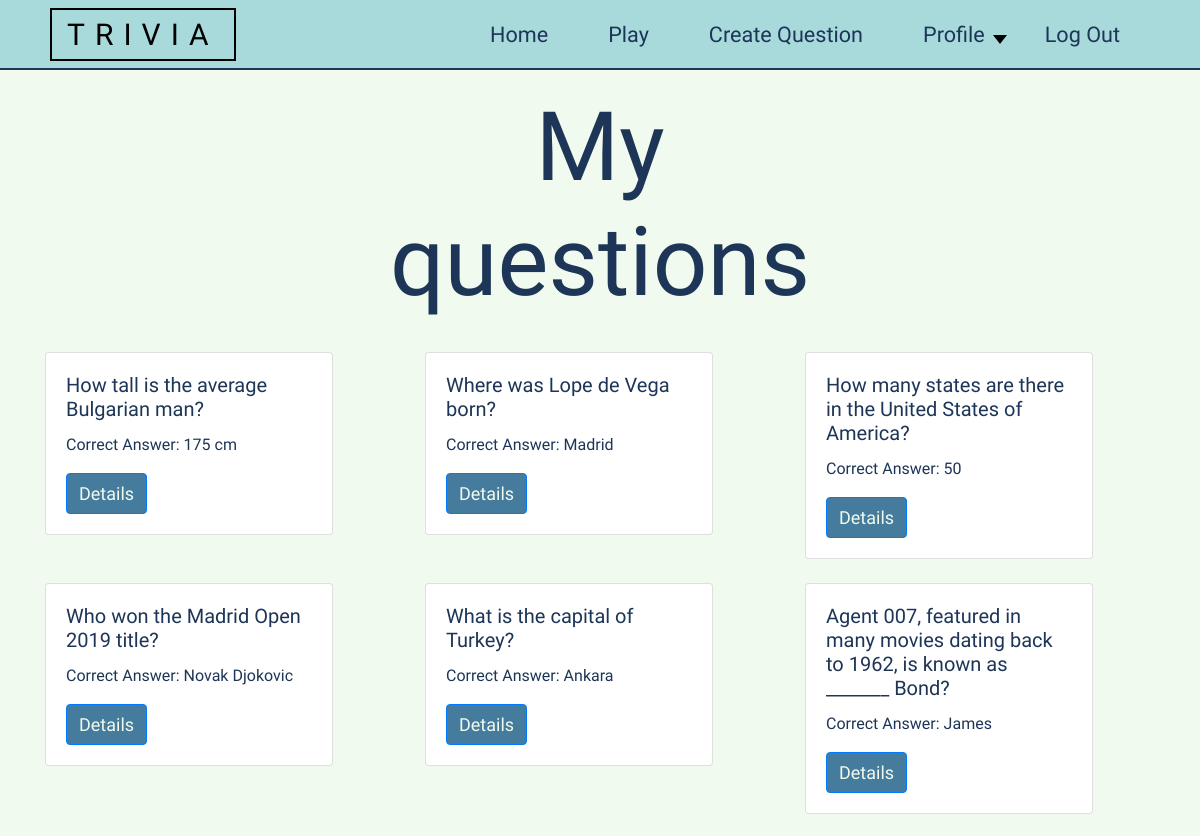
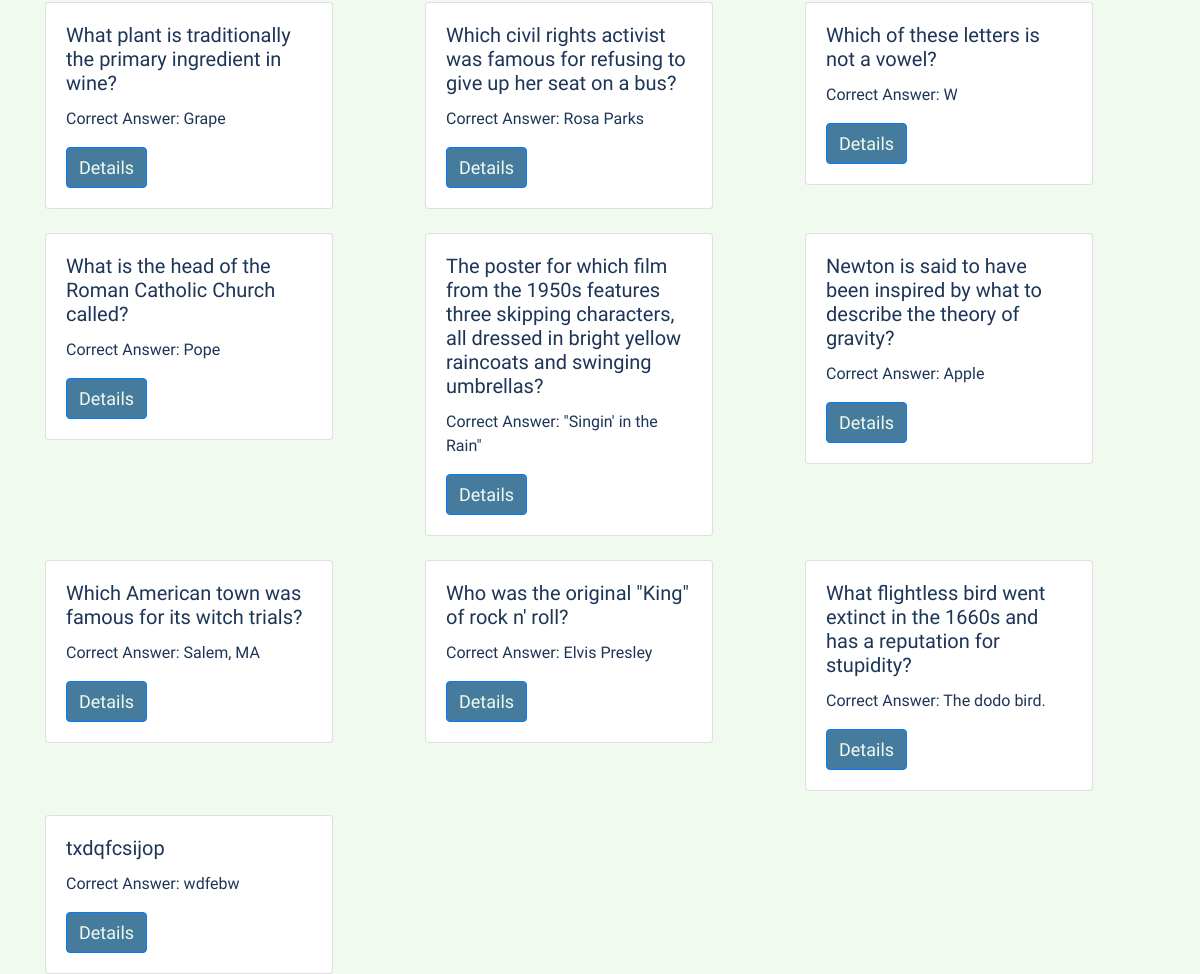
The page /questions/mine/ (signed in) on the database its author committed (2 pictures, top to bottom).
### questions/models.py (models this page shows, shortened)
class Questions(models.Model):
    author = models.ForeignKey(ProfileUser, on_delete=models.CASCADE)
    question = models.CharField(max_length=350)
    correct_answer = models.CharField(max_length=150)
    answer1 = models.CharField(max_length=150)
    answer2 = models.CharField(max_length=150)
    answer3 = models.CharField(max_length=150)
    level = models.ForeignKey(Level, on_delete=models.CASCADE, blank=False)
    checked = models.PositiveIntegerField(validators=[MinValueValidator(0), MaxValueValidator(1)], default=0)

### questions/views.py (the view, shortened to what this page needs)
# urls.py: path('mine/', views.UserQuestionsList.as_view(), name='my_questions'),
class UserQuestionsList(LoginRequiredMixin, generic.ListView):
    model = Questions
    template_name = 'questions_list.html'
    context_object_name = 'questions'
    def get_queryset(self):
        if self.request.user.is_superuser:  # if the user is admin show all questions
            try:
                questions = Questions.objects.all() # getting all questions
                return questions
            except:
                return []

### questions/templates/questions_list.html
{% extends 'index.html' %}
{% block 'body' %}
<div class="row" style="z-index: 0;">
    <h1 style="font-size: 8vw; width: 50%; margin-left: 25%; text-align: center;">My questions</h1>
    {% for q in questions %}
    <div class="col-lg-4">
        <div class="card" style="width: 18rem; margin-top: 2vw">
            <div class="card-body">
                <h5 class="card-title">{{q.question}}</h5>
                <p class="card-text">Correct Answer: {{q.correct_answer}}</p>
                <a href="{% url 'question-detail' q.id %}" class="btn btn-primary submit-btn" style="color: #F1FAEE;">Details</a>
            </div>
        </div>
    </div>
    {% endfor %}
</div>
{% endblock %}

### common/static/common.css (style rules this page uses)
* { -webkit-box-sizing: border-box; -moz-box-sizing: border-box; box-sizing: border-box; margin:0; padding: 0; }
body { background-color: #556676; margin: 0; padding: 0; }
a { text-decoration: none; color:black; font-size: 1.8vw; }

### accounts/static/accounts.css (style rules this page uses)
* { font-family: 'Stylish', sans-serif; color: #1D3557; }
body { background-color: #F1FAEE; }
.submit-btn { font-size: 1.5vw; background-color: #F1FAEE; }
a { color: #1D3557; }

### questions/static/questions.css (style rules this page uses)
.submit-btn { font-size: 1.5vw; background-color: #457B9D; color: #F1FAEE; }

### rows shown on the page
Questions: question "How tall is the average Bulgarian man?", correct_answer "175 cm"
Questions: question "Where was Lope de Vega born?", correct_answer "Madrid"
Questions: question "How many states are there in the United States of America?", correct_answer "50"
Questions: question "Who won the Madrid Open 2019 title?", correct_answer "Novak Djokovic"
Questions: question "What is the capital of Turkey?", correct_answer "Ankara"
Questions: question "Agent 007, featured in many movies dating back to 1962, is known as _______ Bond?", correct_answer "James"
Questions: question "What plant is traditionally the primary ingredient in wine?", correct_answer "Grape"
Questions: question "Which civil rights activist was famous for refusing to give up her seat on a bus?", correct_answer "Rosa Parks"
Questions: question "Which of these letters is not a vowel?", correct_answer "W"
Questions: question "What is the head of the Roman Catholic Church called?", correct_answer "Pope"
Questions: question "The poster for which film from the 1950s features three skipping characters, all dressed in bright yellow raincoats and swinging umbrellas?", correct_answer "\"Singin' in the Rain\""
Questions: question "Newton is said to have been inspired by what to describe the theory of gravity?", correct_answer "Apple"
Questions: question "Which American town was famous for its witch trials?", correct_answer "Salem, MA"
Questions: question "Who was the original \"King\" of rock n' roll?", correct_answer "Elvis Presley"
Questions: question "What flightless bird went extinct in the 1660s and has a reputation for stupidity?", correct_answer "The dodo bird."
Questions: question "txdqfcsijop", correct_answer "wdfebw"
